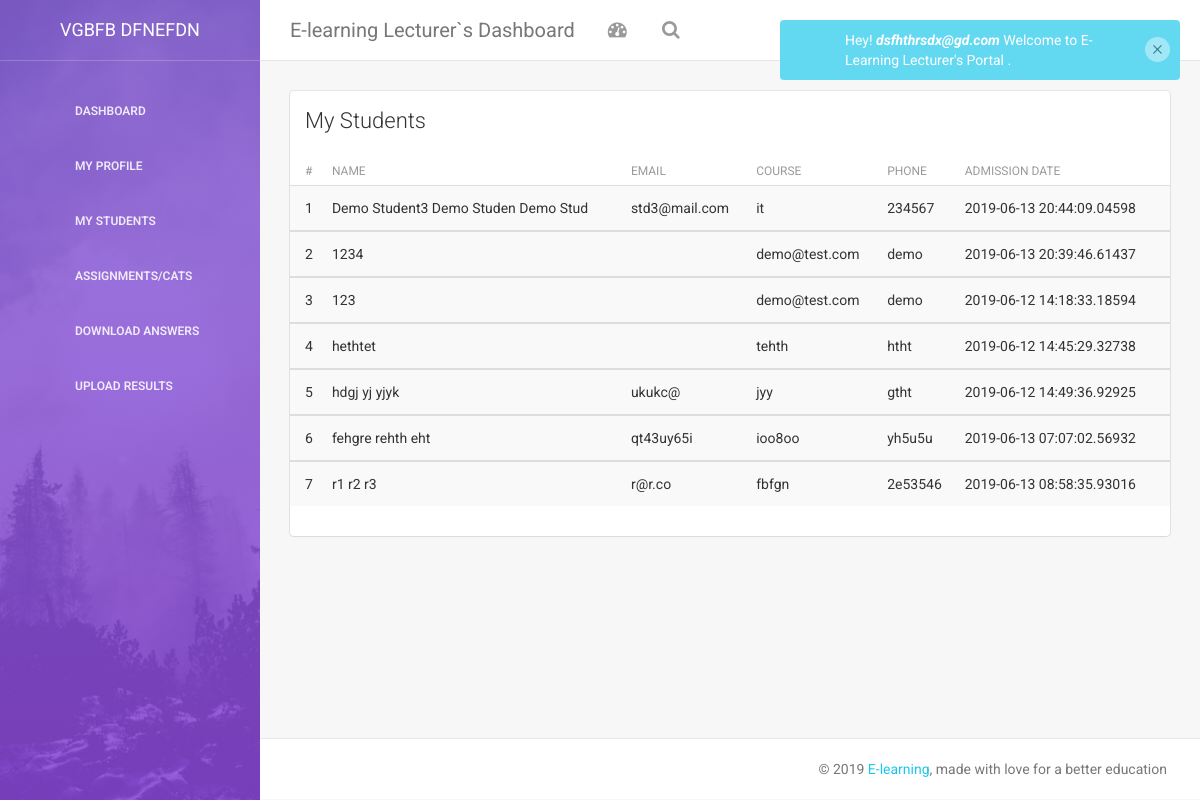
Screenshot of /lec/lec-dashboard.php (signed in) with the database file from the repository.
### tables this page shows
CREATE TABLE `lec` (
  `id` int(20) NOT NULL,
  `fname` varchar(20000) NOT NULL,
  `mname` varchar(2000) NOT NULL,
  `lname` varchar(2000) NOT NULL,
  `national_id` varchar(2000) NOT NULL,
  `gender` varchar(2000) NOT NULL,
  `lec_no` varchar(2000) NOT NULL,
  `phoneno` varchar(2000) NOT NULL,
  `email` varchar(2000) NOT NULL,
  `password` varchar(2000) NOT NULL,
  `bio` varchar(200) NOT NULL,
  `pic` varchar(200) NOT NULL,
  `course` varchar(100) DEFAULT NULL
);

CREATE TABLE `student` (
  `stdid` int(10) NOT NULL,
  `firstname` varchar(20) DEFAULT NULL,
  `middlename` varchar(20) DEFAULT NULL,
  `lastname` varchar(20) DEFAULT NULL,
  `email` varchar(100) DEFAULT NULL,
  `password` varchar(10) DEFAULT 'student',
  `course` varchar(100) DEFAULT NULL,
  `image` varchar(200) DEFAULT NULL,
  `phone` varchar(10) DEFAULT NULL,
  `admissiondate` timestamp(5) NOT NULL DEFAULT CURRENT_TIMESTAMP(5) ON UPDATE CURRENT_TIMESTAMP(5),
  `ans` varchar(200) NOT NULL,
  `results` varchar(200) NOT NULL
);

### lec/lec-dashboard.php (the view, shortened to what this page needs)
<?php
include('includes/config.php');
$aid=$_SESSION['id'];?>
<?php include("includes/head.php")?>
<body>
<div class="wrapper">
 <?php include('includes/navbar.php')?>
    <div class="main-panel">
        <?php include('includes/mobile-nav.php')?>
        <div class="content">
            <div class="container-fluid">
                <div class="row">
                    <div class="col-md-12">
                        <div class="card">
                            <div class="header">
                                <h4 class="title">My Students</h4>
                            </div>
                            <div class="content table-responsive table-full-width">
                                <table class="table table-hover table-striped">
                                    <thead>
                                        <th>#</th>
                                    	<th>Name</th>
                                    	<th>Email</th>
                                    	<th>Course</th>
                                        <th>Phone</th>
                                        <th>Admission date</th>
                                    </thead>
                                    <tbody>
                                    <?php
                   $ret="SELECT * FROM student ";
                    $stmt= $mysqli->prepare($ret) ;
                    $stmt->execute() ;
                    $res=$stmt->get_result();
                    $cnt=1;
                    while($row=$res->fetch_object())
                    	  {
                    	  	?>
                                        <tr>
                                        <td><?php echo $cnt;?></td>
                                        <td><?php echo $row->firstname;?> <?php echo $row->middlename;?> <?php echo $row->lastname;?></td>
                                        <td><?php echo $row->email;?></td>
                                        <td><?php echo $row->course;?></td>
                                        <td><?php echo $row->phone;?></td>
                                        <td><?php echo $row->admissiondate;?></td>
                                        </tr>
                                    </tbody>
                                    <?php $cnt=$cnt+1; } ?>
                                </table>
                            </div>
                        </div>
                    </div>
                </div>
            </div>
        </div>
        <?php include("includes/footer.php")?>
    </div>
</div>
</body>
</html>

### lec/includes/navbar.php
<div class="sidebar" data-color="purple" data-image="assets/img/sidebar-5.jpg">
<?php
        $aid=$_SESSION['id'];
      	$ret="select * from lec where id=?";
      	$stmt= $mysqli->prepare($ret) ;
      	$stmt->bind_param('i',$aid);
      	$stmt->execute() ;
      	$res=$stmt->get_result();
      	while($row=$res->fetch_object())
      	  {
      	  	?>
    	<div class="sidebar-wrapper">
            <div class="logo">
                <a href="#" class="simple-text">
                    <?php echo $row->fname;?> <?php echo $row->lname;?>
                </a>
            </div>
          <ul class="nav">
                <li>
                    <a href="lec-dashboard.php">
                        <i class="pe-7s-graph"></i>
                        <p>Dashboard</p>
                    </a>
                </li>
                <li>
                    <a href="lec-profile.php">
                        <i class="pe-7s-user"></i>
                        <p>My Profile</p>
                    </a>
                </li>
                <li>
                    <a href="lec-view-students.php">
                        <i class="pe-7s-users"></i>
                        <p>My Students</p>
                    </a>
                </li>
                <li>
                    <a href="lec-upload-questions.php">
                        <i class="pe-7s-note2"></i>
                        <p>Assignments/Cats</p>
                    </a>
                </li>
                <li>
                    <a href="lec-download-answers.php">
                        <i class="pe-7s-download"></i>
                        <p>Download Answers</p>
                    </a>
                </li>
                <li>
                    <a href="lec-upload-results.php">
                        <i class="pe-7s-upload"></i>
                        <p>Upload Results</p>
                    </a>
                </li>
            </ul>
            </div>
    </div>
    <?php }?>

### rows the page displays
lec: fname "VGBFB", lname "DFNEFDN"
student: firstname "Demo Student3", middlename "Demo Studen", lastname "Demo Stud", email "std3@mail.com", course "it", phone "234567", admissiondate "2019-06-13 20:44:09.04598"
student: firstname "1234", course "demo@test.com", phone "demo", admissiondate "2019-06-13 20:39:46.61437"
student: firstname "123", course "demo@test.com", phone "demo", admissiondate "2019-06-12 14:18:33.18594"
student: firstname "hethtet", course "tehth", phone "htht", admissiondate "2019-06-12 14:45:29.32738"
student: firstname "hdgj", middlename "yj", lastname "yjyk", email "ukukc@", course "jyy", phone "gtht", admissiondate "2019-06-12 14:49:36.92925"
student: firstname "fehgre", middlename "rehth", lastname "eht", email "qt43uy65i", course "ioo8oo", phone "yh5u5u", admissiondate "2019-06-13 07:07:02.56932"
student: firstname "r1", middlename "r2", lastname "r3", email "r@r.co", course "fbfgn", phone "2e53546", admissiondate "2019-06-13 08:58:35.93016"
